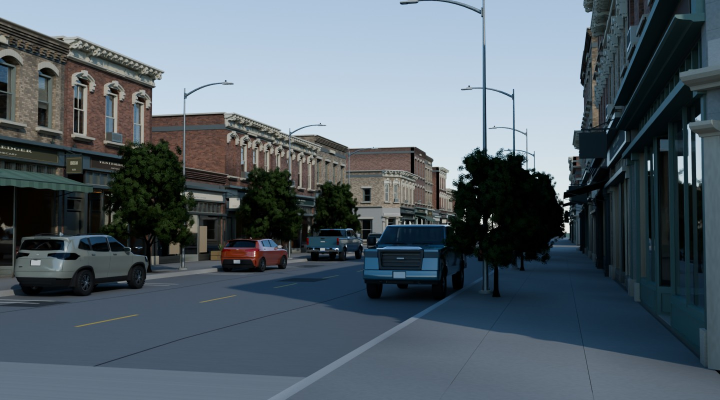
#> input picture downtown/docs/hero.jpg, 1440 x 800 px, given in place of storefront.png, which was not available (shown at 1/2 size)
$ python strip_final_comparison.py
#> lines starting #> are read from the running program, lines starting #| are printed output that depends on the picture
### kit/fonts.py
"""Resolve installed font families/styles without distribution-specific paths."""
from functools import lru_cache
from pathlib import Path
import subprocess


@lru_cache(maxsize=None)
def find_font(family, style='Regular'):
    """Return a font filename, rejecting fontconfig's silent substitutions.

    Family and style must name installed faces (for example DejaVu Sans /
    Condensed Bold). No replacement font is accepted: it could change geometry
    and baked markings. fontconfig aliases in the returned metadata are allowed.
    """
    requested=f'{family}:style={style}'
    try:
        result=subprocess.run(
            ['fc-match', '-f', '%{file}\\n%{family}\\n%{style}\\n', requested],
            capture_output=True, text=True, check=True)
    except (OSError, subprocess.CalledProcessError) as exc:
        raise RuntimeError(f'Cannot find font {family!r}, style {style!r}; '
                           'install fontconfig and the requested font.') from exc
    lines=result.stdout.splitlines()
    if (len(lines)!=3 or
        family.casefold() not in [v.strip().casefold() for v in lines[1].split(',')] or
        style.casefold() not in [v.strip().casefold() for v in lines[2].split(',')] or
        not Path(lines[0]).is_file()):
        raise RuntimeError(f'Missing font {family!r}, style {style!r}; '
                           'install this exact family and style (substitutes are rejected).')
    return lines[0]

### commercial/src/strip_final_comparison.py
"""Native-pixel before/after crops; the original accepted handoff is immutable.

Before images are captured once at takeover, never rebuilt with new code.
All crops are >=800 px wide; no crop is enlarged to claim full-size evidence.
"""
import hashlib,json,sys
from pathlib import Path
from PIL import Image,ImageDraw,ImageFont
sys.path.insert(0,str(Path(__file__).resolve().parents[2]))
from kit.fonts import find_font


def run():
    before=Path('build/strip-final/before');final=Path('renders/strip/checkpoint');out=Path('renders/strip/fixes');out.mkdir(parents=True,exist_ok=True)
    cases=[('window-life','storefront',(.12,.28,.94,.96)),('sign-face','storefront',(.10,.02,.94,.45)),('night-light','dusk',(.02,.18,.97,.99)),('asphalt','stalls',(0,.25,1,1)),('walk','walk',(0,0,1,1)),('rear','rear',(0,.20,1,1)),('warm-palette','hero',(0,.15,1,.99))]
    cases += [(f'site-{s}',f'seeds/{s}/above',(0,0,1,1)) for s in range(201,205)]
    rows=[];font=ImageFont.truetype(str(find_font('DejaVu Sans','Book')),23)
    for name,shot,crop in cases:
        paths=[before/'checkpoint'/(shot+'.png'),final/(shot+'.png')];images=[]
        for path in paths:
            im=Image.open(path).convert('RGB');box=tuple(round(v*(im.width if i%2==0 else im.height)) for i,v in enumerate(crop));im=im.crop(box)
#> in run, im is the input picture: PIL image 1440x800 RGB; mean R, G, B 84.4, 96.3, 105
#> after `box = tuple((round(v * (im.width if i % 2 == 0 else im.height)) for i,`: box = (173, 224, 1354, 768)
#> after `im = im.crop(box)`:
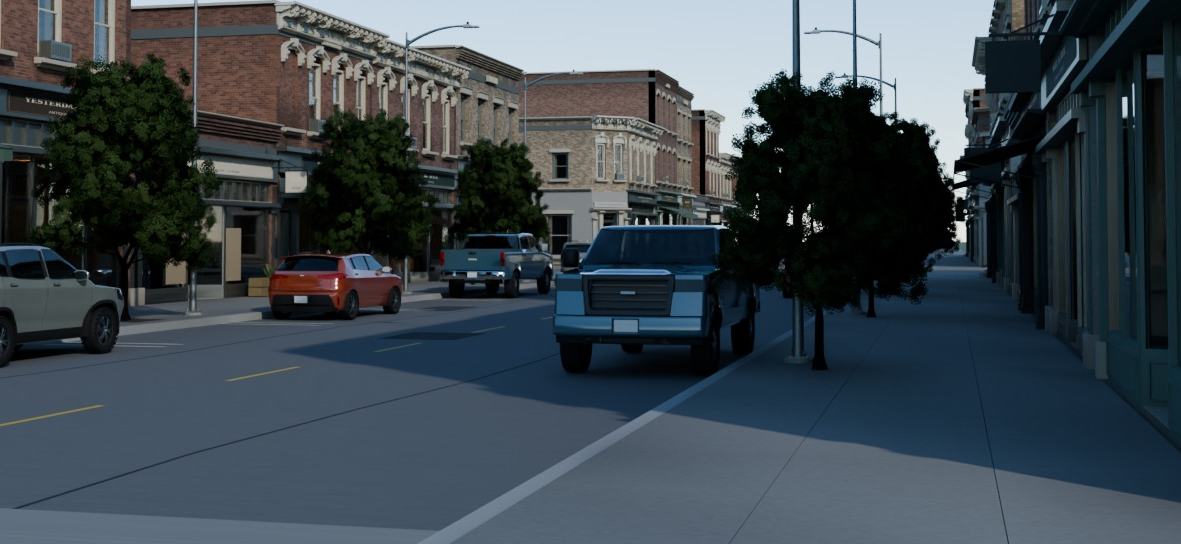
#> im: PIL image 1181x544 RGB; mean R, G, B 61.7, 71.9, 78.9
            assert im.width>=800,(path,im.size);images.append(im)
        w=max(im.width for im in images);h=sum(im.height for im in images)+100;sheet=Image.new('RGB',(w,h),'#E9E7DF');dr=ImageDraw.Draw(sheet);y=0
#> after `sheet = Image.new('RGB', (w, h), '#E9E7DF')`:
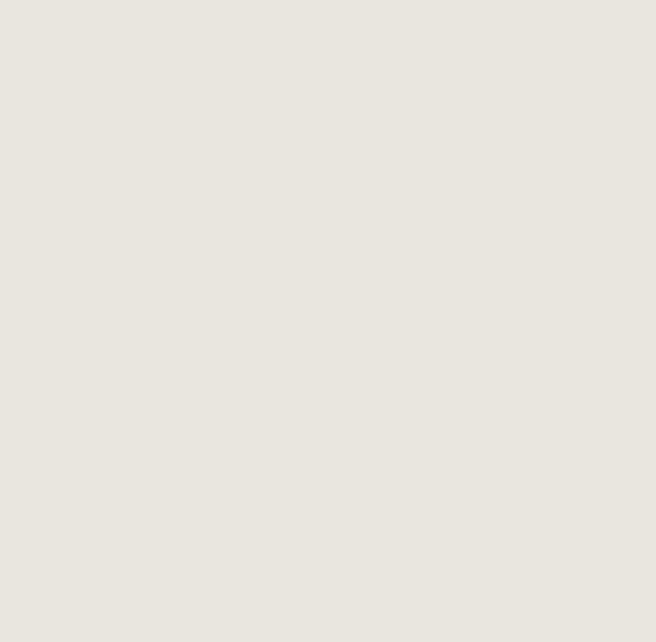
#> sheet: PIL image 1312x1283 RGB (shown at 1/2 size); mean R, G, B 233, 231, 223
        for label,im in zip(('Before / handoff 23cbe31 / native pixels','After / external glTF / native pixels'),images):
            dr.text((14,y+9),label,font=font,fill='#26302A');sheet.paste(im,(0,y+48));y+=im.height+50
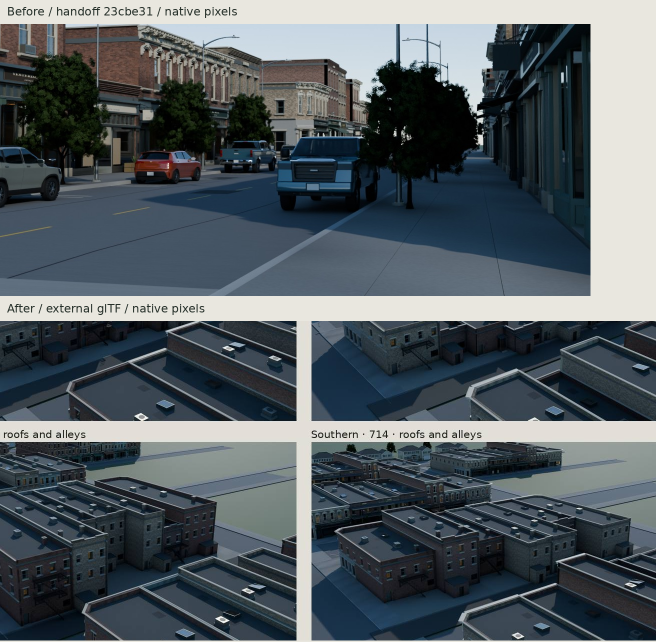
#> sheet: PIL image 1312x1283 RGB (shown at 1/2 size); mean R, G, B 83.5, 92.2, 97.7
#> pass 3 of the loop in run, `for name,shot,crop in cases:`:
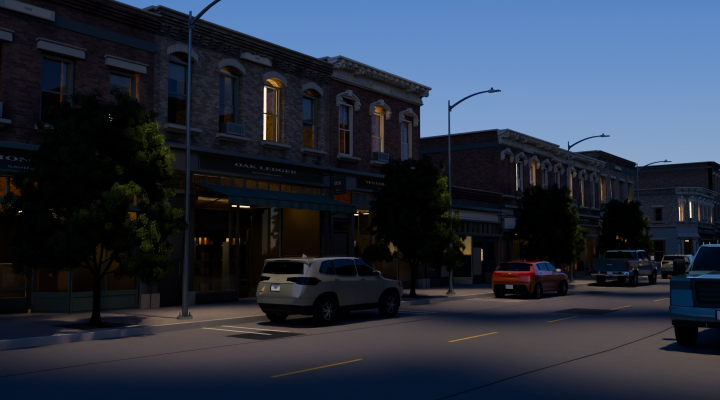
#> input picture downtown/docs/dusk.jpg, 1440 x 800 px, given in place of dusk.png, which was not available (shown at 1/2 size)
#> in run, im is the input picture: PIL image 1440x800 RGB; mean R, G, B 40.4, 48.2, 62.5
#> in run, `im = im.crop(box)`:
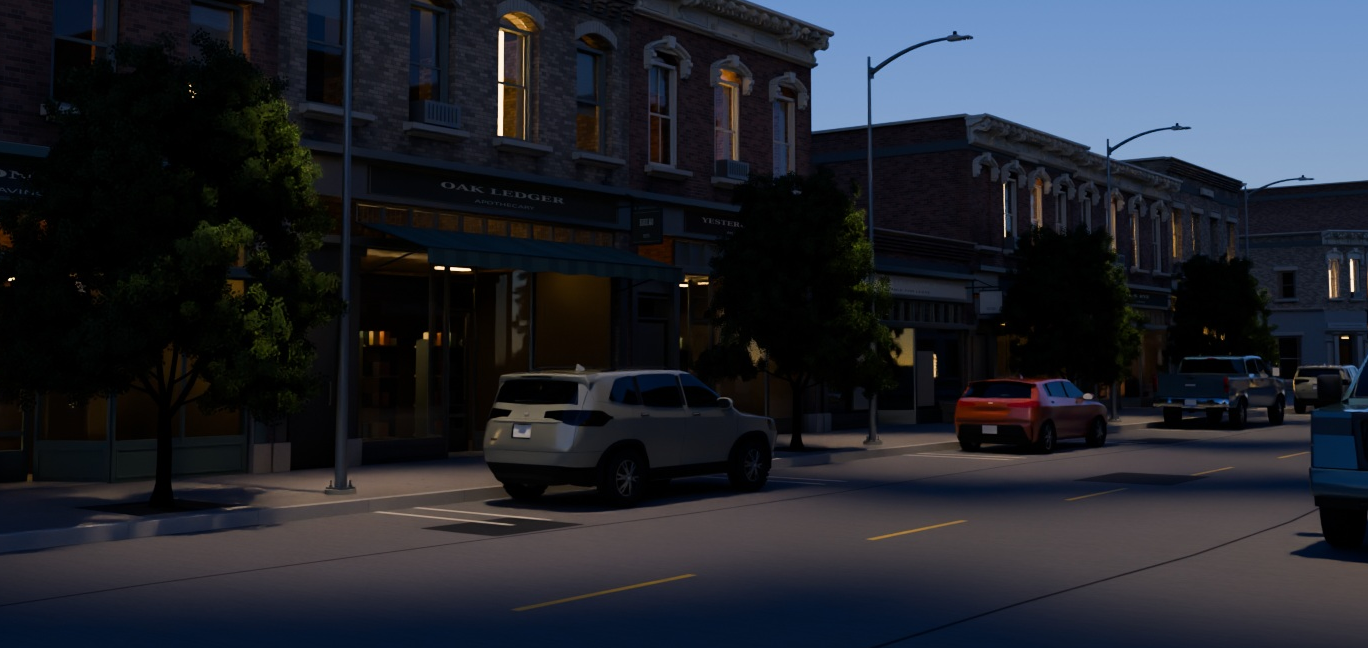
#> im: PIL image 1368x648 RGB; mean R, G, B 34.6, 37.7, 45.8
#> after the loop in run, `for label,im in zip(('Before / handoff 23cbe31 / native pixels','After..`:
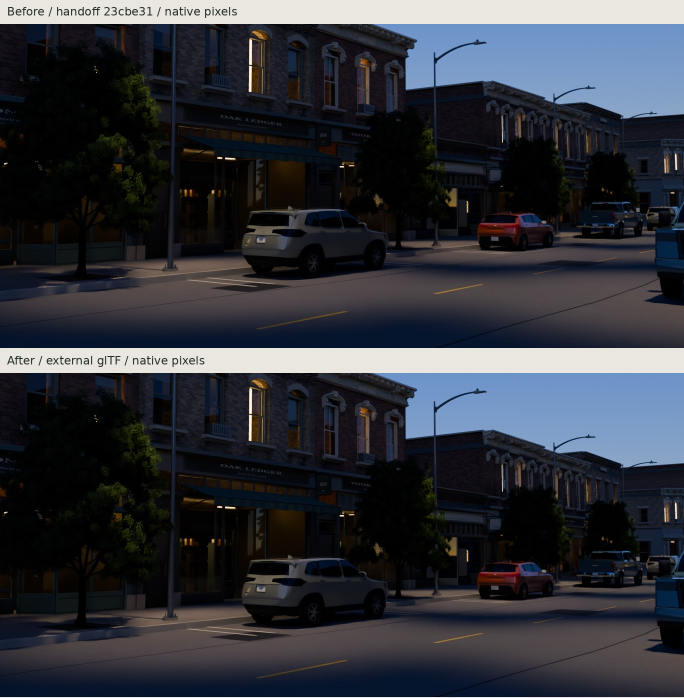
#> sheet: PIL image 1368x1396 RGB (shown at 1/2 size); mean R, G, B 48.4, 51.2, 58.1
#> the loop made 4 passes; the first 3 are shown
        target=out/(name+'-before-after.jpg');sheet.save(target,quality=94,optimize=True)
        rows.append(dict(name=name,output=str(target),sources=[dict(path=str(p),sha256=hashlib.sha256(p.read_bytes()).hexdigest()) for p in paths],crop_fraction=crop,native_sizes=[im.size for im in images]))
    (out/'comparison.json').write_text(json.dumps(dict(baseline='23cbe31',rows=rows,scope=__doc__),indent=2)+'\n')
    print('STRIP FINAL COMPARISONS',len(rows),'native crops, each >=800px')

#> (the run stopped early here; a loop or call above may not have finished)
